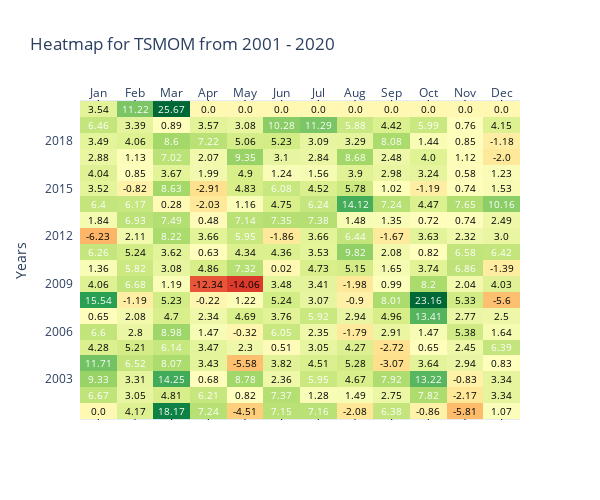
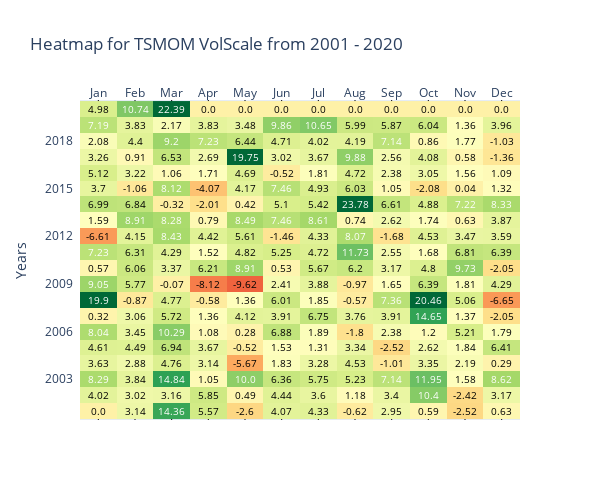

Source (notebook cell) for these figures, in order:
### Code cell
tsmom.get_monthly_heatmap(strat_unlevered,
                          online = False,
                          cmap= 'RdYlGn', 
                          filename = 'IndMomHeatmap.html', 
                          plt_type= 'iplot',
                          vmin = -30, 
                          vmax = 220,
                          height = 500,
#                           width = 550,
                          colors= ['black', 'gray', 'white']
                         )
tsmom.get_monthly_heatmap(strat_levered, 
                          cmap = 'RdYlGn',
                          online = False,
                          filename = 'IndMomVolScaleHeatmap.html', 
                          plt_type= 'iplot', 
                          vmin = -50, 
                          vmax = 220, 
                          height = 500,
#                           width = 550,
                          colors= ['black', 'gray', 'white']
                          )
# tsmom.get_monthly_heatmap(nifty_m_rets, 
#                           cmap = 'RdYlGn',
#                           online = False,
#                           filename = 'NSE500Heatmap.html', 
# #                           width = 550,
#                           plt_type= 'iplot')
